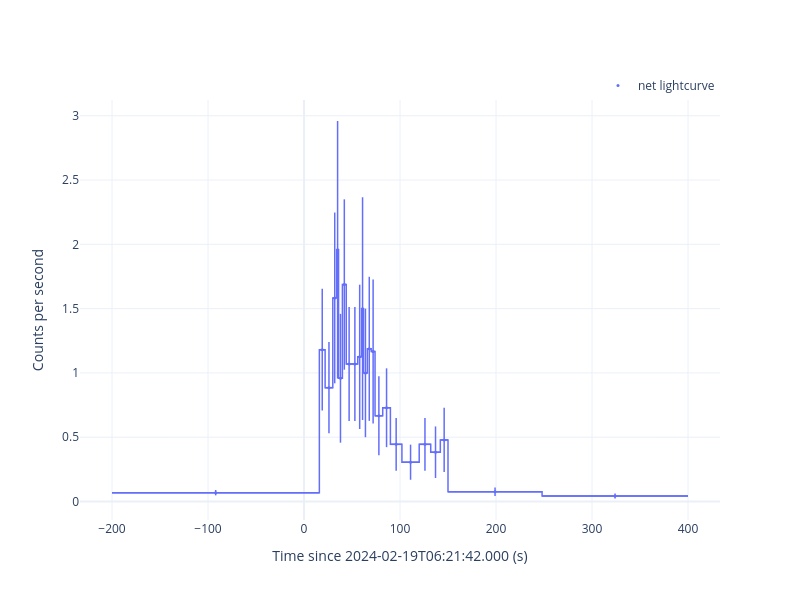

The cell this chart's notebook holds for it:
### Code cell
wxt_event.extract_rebin_curve(min_sigma=2, savepath='./curve', loglog=False, step=True, show=True)
